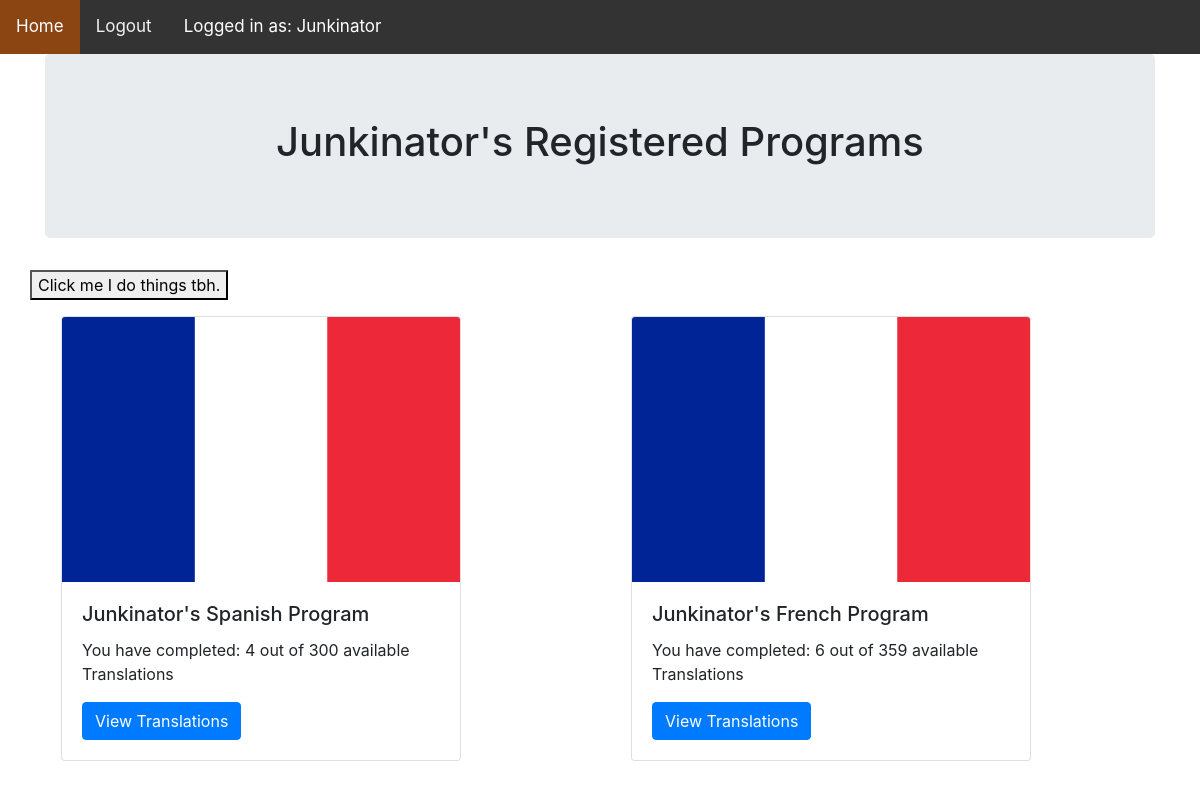
The page /retranslation/ (signed in) on the database as committed earlier.
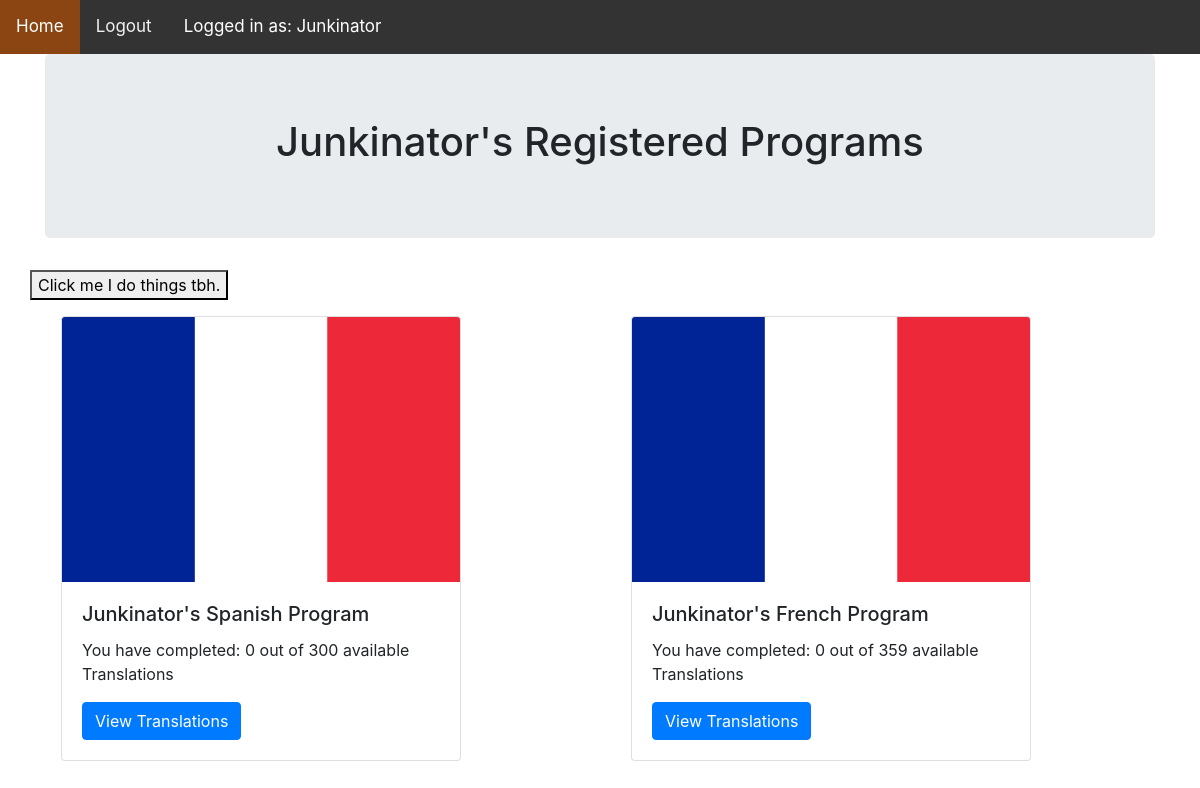
The same page on the database as committed later.
### reTranslation/models.py (models this page shows, shortened)
class Program(models.Model):
    program_choices = (
        ('french','French'),
        ('spanish','Spanish',)
    )
    programName = models.CharField(max_length=40,
                                   choices=program_choices,
                                   default='spanish')
    programCount = models.IntegerField(default=0)
    member = models.ForeignKey(User, on_delete=models.CASCADE,
                               related_name='programs')
    firstname = models.CharField(max_length=40,null=False,default="")
    lastname = models.CharField(max_length=40, null=False,default="")
    created = models.DateTimeField(auto_now_add=True)
    startTime = models.TimeField(default=timezone.now)
    endTime = models.TimeField(default=timezone.now)
    active = models.BooleanField(default=False)
    served = models.BooleanField(default=False)
    totalCount = models.IntegerField(default=0)
    totalComplete = models.IntegerField(default=0)
    photo = models.ImageField(upload_to='programs/', blank=True)
    def get_absolute_url(self):
        return reverse('retranslation:program_detail',args=[
            self.member.username,
            self.programName,
        ])
    def __str__(self):
        return self.member.username + "'s " + self.programName + " program"

### reTranslation/views.py (the view)
# urls.py: path('',list_programs, name='list_programs')
@login_required
def list_programs(request):
    member = request.user.username
    programs = Program.objects.filter(member__username=member,active=True)
    return render(request,
                  'reTranslation/list.html',
                  {'programs':programs})

### reTranslation/templates/reTranslation/list.html (shortened to what this page needs)
{% extends "reTranslation/base.html" %}
{% load static %}
{% block dynamicNav %}
    <a class="active" href="{% url 'retranslation:list_programs'  %}">Home</a>
    {% if request.user.is_authenticated %}
    <a href="{% url 'retranslation:logout' %}">Logout</a>
    {% endif %}
    <a class="text-white">Logged in as: {{ request.user.username|capfirst }}</a>
{% endblock %}
{% block content %}
    <div class="container">
        <div class="row ">
            <div class="col-lg align-items-center">
                <div class="jumbotron text-center ">
                <h1>{{ request.user.username|capfirst }}'s Registered Programs</h1>
            </div>
            </div>
        </div>
        <div class="row">
            <button id="about-btn"> Click me I do things tbh.</button>
        </div>
        <div class="row items">
        {% for program in programs %}
            <div class="col-sm ">
            <div class="p-3">
                <div class="card" style="width: 25rem;">
                    <img class="card-img-top" src="{% static "pictures/french.jpg"%}"
                         alt="Card image cap">
                    <div class="card-body">
                        <h5 class="card-title">{{ program|title }}</h5>
                        <p class="card-text">You have completed: {{ program.programCount }} out of {{ program.totalCount }}
                            available
                            Translations
                        </p>
                        <a href="{{ program.get_absolute_url }}" class="btn btn-primary">View Translations </a>
                    </div>
                </div>
            </div>
           </div>
        {% endfor %}
         </div>
    </div>
{% endblock %}

Rows that differ between the two databases and show on the page:
changed Program "Junkinator's Spanish Program": programCount "4" → "0"
changed Program "Junkinator's French Program": programCount "6" → "0"
